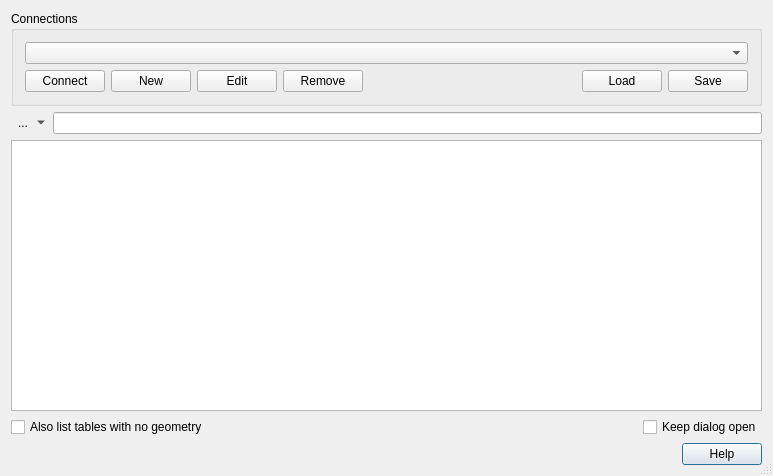
<?xml version="1.0" encoding="UTF-8"?>
<ui version="4.0">
 <class>QgsDbSourceSelectBase</class>
 <widget class="QDialog" name="QgsDbSourceSelectBase">
  <property name="geometry">
   <rect>
    <x>0</x>
    <y>0</y>
    <width>773</width>
    <height>476</height>
   </rect>
  </property>
  <property name="windowTitle">
   <string>Add PostGIS Layers</string>
  </property>
  <property name="windowIcon">
   <iconset>
    <normaloff>.</normaloff>.</iconset>
  </property>
  <property name="sizeGripEnabled">
   <bool>true</bool>
  </property>
  <property name="modal">
   <bool>true</bool>
  </property>
  <layout class="QGridLayout" name="gridLayout_2">
   <item row="2" column="0">
    <widget class="QTreeView" name="mTablesTreeView">
     <property name="editTriggers">
      <set>QAbstractItemView::NoEditTriggers</set>
     </property>
     <property name="alternatingRowColors">
      <bool>true</bool>
     </property>
     <property name="selectionMode">
      <enum>QAbstractItemView::ExtendedSelection</enum>
     </property>
    </widget>
   </item>
   <item row="8" column="0">
    <widget class="QDialogButtonBox" name="buttonBox">
     <property name="standardButtons">
      <set>QDialogButtonBox::Help</set>
     </property>
    </widget>
   </item>
   <item row="0" column="0">
    <widget class="QGroupBox" name="connectionsGroupBox">
     <property name="title">
      <string>Connections</string>
     </property>
     <layout class="QGridLayout" name="gridLayout">
      <item row="0" column="0">
       <widget class="QComboBox" name="cmbConnections"/>
      </item>
      <item row="1" column="0">
       <layout class="QHBoxLayout" name="horizontalLayout">
        <item>
         <widget class="QPushButton" name="btnConnect">
          <property name="toolTip">
           <string>Connect to selected database</string>
          </property>
          <property name="text">
           <string>Connect</string>
          </property>
         </widget>
        </item>
        <item>
         <widget class="QPushButton" name="btnNew">
          <property name="toolTip">
           <string>Create a new database connection</string>
          </property>
          <property name="text">
           <string>New</string>
          </property>
         </widget>
        </item>
        <item>
         <widget class="QPushButton" name="btnEdit">
          <property name="toolTip">
           <string>Edit selected database connection</string>
          </property>
          <property name="text">
           <string>Edit</string>
          </property>
         </widget>
        </item>
        <item>
         <widget class="QPushButton" name="btnDelete">
          <property name="toolTip">
           <string>Remove connection to selected database</string>
          </property>
          <property name="text">
           <string>Remove</string>
          </property>
         </widget>
        </item>
        <item>
         <spacer name="horizontalSpacer">
          <property name="orientation">
           <enum>Qt::Horizontal</enum>
          </property>
          <property name="sizeHint" stdset="0">
           <size>
            <width>40</width>
            <height>20</height>
           </size>
          </property>
         </spacer>
        </item>
        <item>
         <widget class="QPushButton" name="btnLoad">
          <property name="text">
           <string comment="Load connections from file">Load</string>
          </property>
         </widget>
        </item>
        <item>
         <widget class="QPushButton" name="btnSave">
          <property name="toolTip">
           <string>Save connections to file</string>
          </property>
          <property name="text">
           <string>Save</string>
          </property>
         </widget>
        </item>
       </layout>
      </item>
     </layout>
    </widget>
   </item>
   <item row="7" column="0">
    <layout class="QHBoxLayout" name="horizontalLayout_2">
     <item>
      <widget class="QCheckBox" name="cbxAllowGeometrylessTables">
       <property name="text">
        <string>Also list tables with no geometry</string>
       </property>
      </widget>
     </item>
     <item>
      <spacer name="horizontalSpacer_2">
       <property name="orientation">
        <enum>Qt::Horizontal</enum>
       </property>
       <property name="sizeHint" stdset="0">
        <size>
         <width>40</width>
         <height>20</height>
        </size>
       </property>
      </spacer>
     </item>
     <item>
      <widget class="QCheckBox" name="mHoldDialogOpen">
       <property name="text">
        <string>Keep dialog open</string>
       </property>
      </widget>
     </item>
    </layout>
   </item>
   <item row="1" column="0">
    <layout class="QHBoxLayout" name="horizontalLayout_3">
     <item>
      <widget class="QToolButton" name="mSearchSettingsButton">
       <property name="text">
        <string>...</string>
       </property>
       <property name="icon">
        <iconset resource="../resources.qrc">
         <normaloff>:/plugins/qgis-py-plugin/ui/images/settings.svg</normaloff>:/plugins/qgis-py-plugin/ui/images/settings.svg</iconset>
       </property>
       <property name="popupMode">
        <enum>QToolButton::MenuButtonPopup</enum>
       </property>
       <property name="autoRaise">
        <bool>true</bool>
       </property>
      </widget>
     </item>
     <item>
      <widget class="QgsFilterLineEdit" name="mSearchTableEdit">
       <property name="sizePolicy">
        <sizepolicy hsizetype="MinimumExpanding" vsizetype="Fixed">
         <horstretch>0</horstretch>
         <verstretch>0</verstretch>
        </sizepolicy>
       </property>
       <property name="minimumSize">
        <size>
         <width>200</width>
         <height>0</height>
        </size>
       </property>
       <property name="showSearchIcon" stdset="0">
        <bool>true</bool>
       </property>
      </widget>
     </item>
    </layout>
   </item>
  </layout>
 </widget>
 <layoutdefault spacing="6" margin="11"/>
 <customwidgets>
  <customwidget>
   <class>QgsFilterLineEdit</class>
   <extends>QLineEdit</extends>
   <header>qgsfilterlineedit.h</header>
  </customwidget>
 </customwidgets>
 <tabstops>
  <tabstop>cmbConnections</tabstop>
  <tabstop>btnConnect</tabstop>
  <tabstop>btnNew</tabstop>
  <tabstop>btnEdit</tabstop>
  <tabstop>btnDelete</tabstop>
  <tabstop>btnLoad</tabstop>
  <tabstop>btnSave</tabstop>
  <tabstop>mTablesTreeView</tabstop>
  <tabstop>cbxAllowGeometrylessTables</tabstop>
  <tabstop>mHoldDialogOpen</tabstop>
  <tabstop>buttonBox</tabstop>
 </tabstops>
 <resources>
 </resources>
 <connections>
  <connection>
   <sender>buttonBox</sender>
   <signal>rejected()</signal>
   <receiver>QgsDbSourceSelectBase</receiver>
   <slot>reject()</slot>
   <hints>
    <hint type="sourcelabel">
     <x>352</x>
     <y>466</y>
    </hint>
    <hint type="destinationlabel">
     <x>361</x>
     <y>421</y>
    </hint>
   </hints>
  </connection>
 </connections>
</ui>
